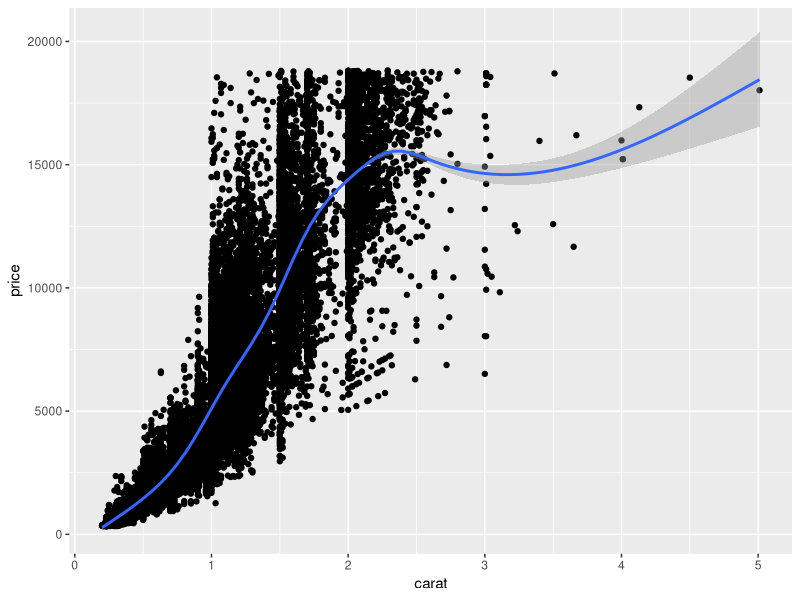
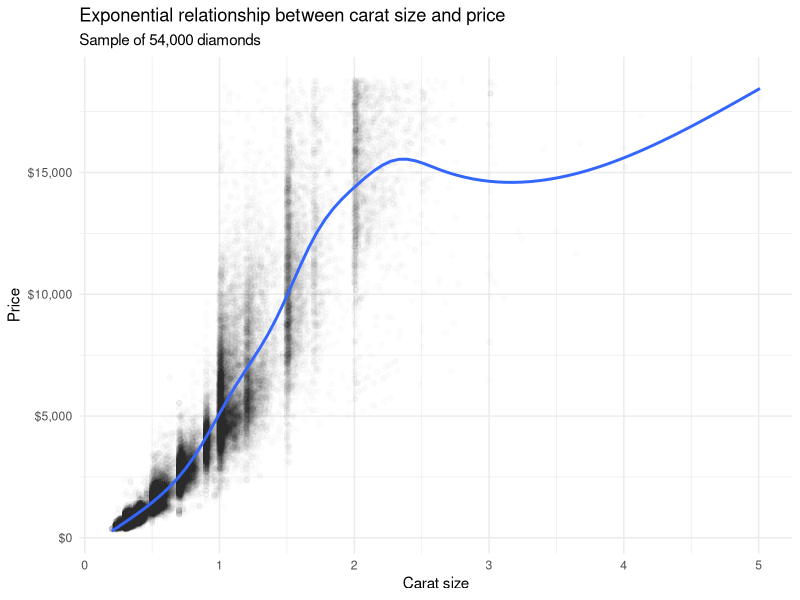
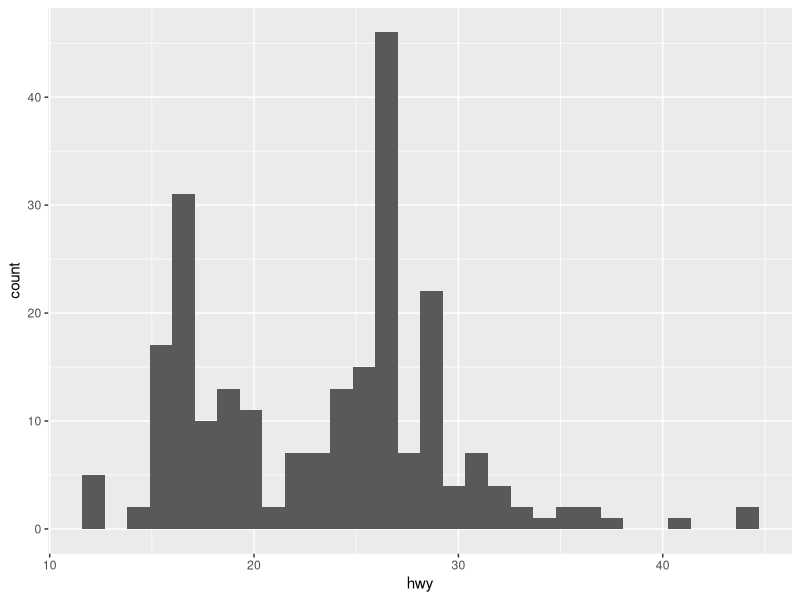
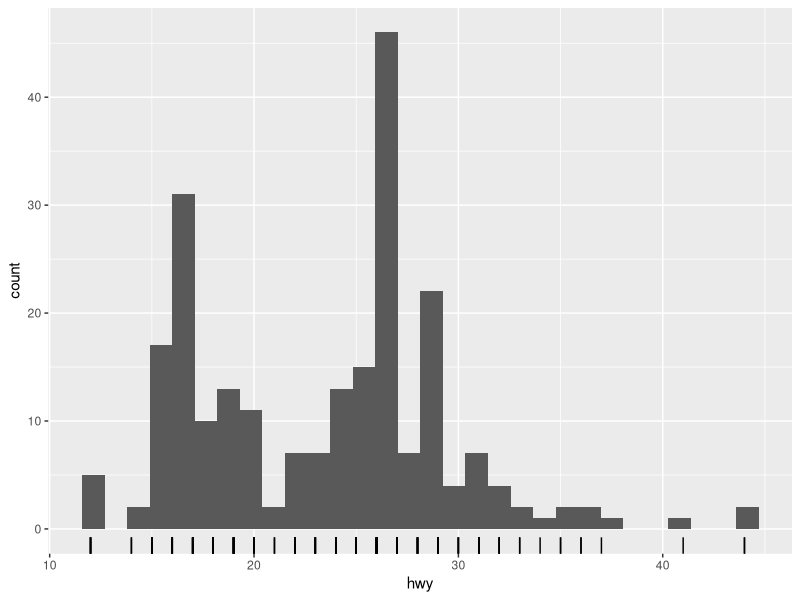
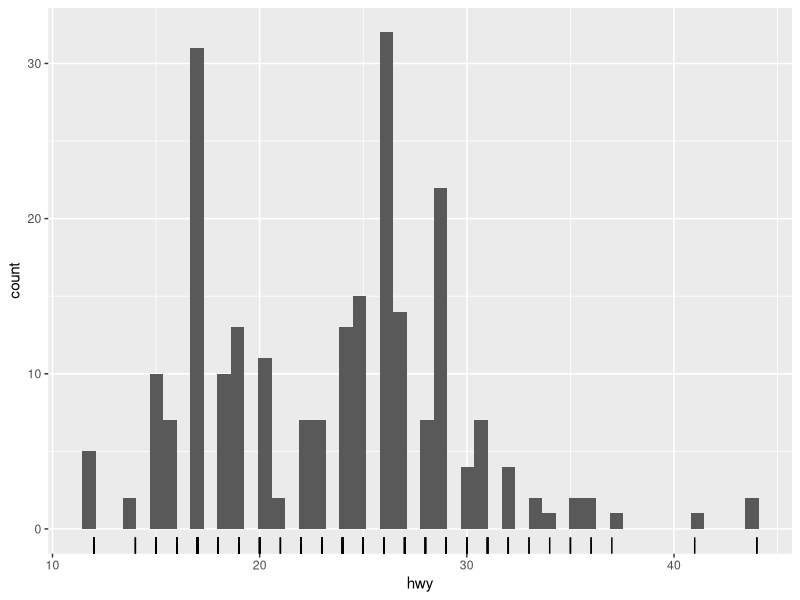
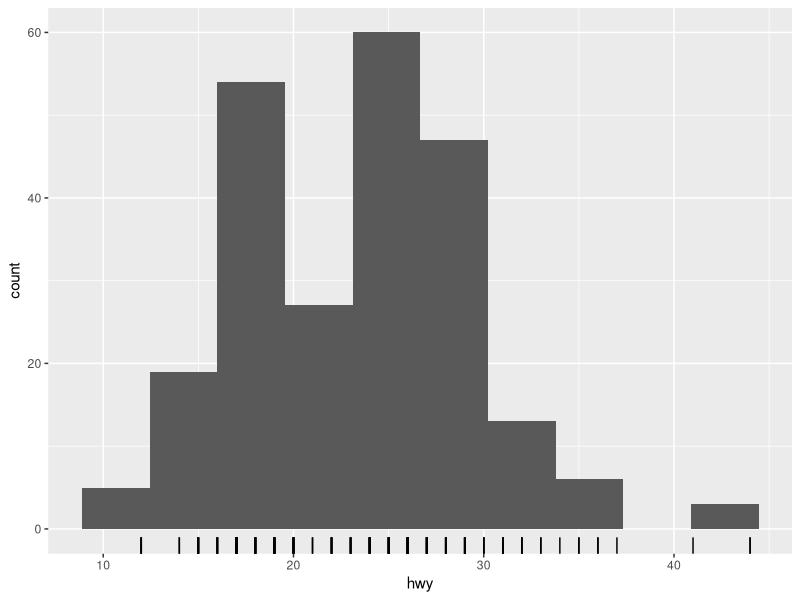
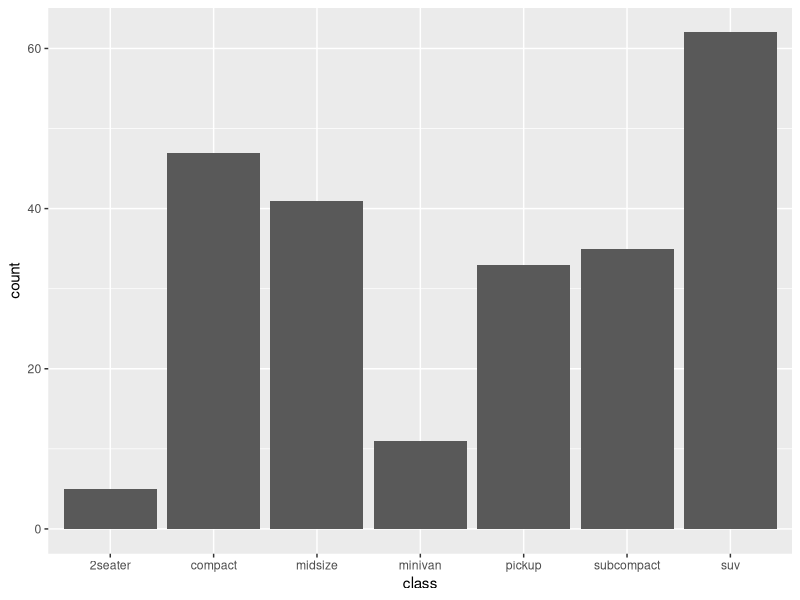
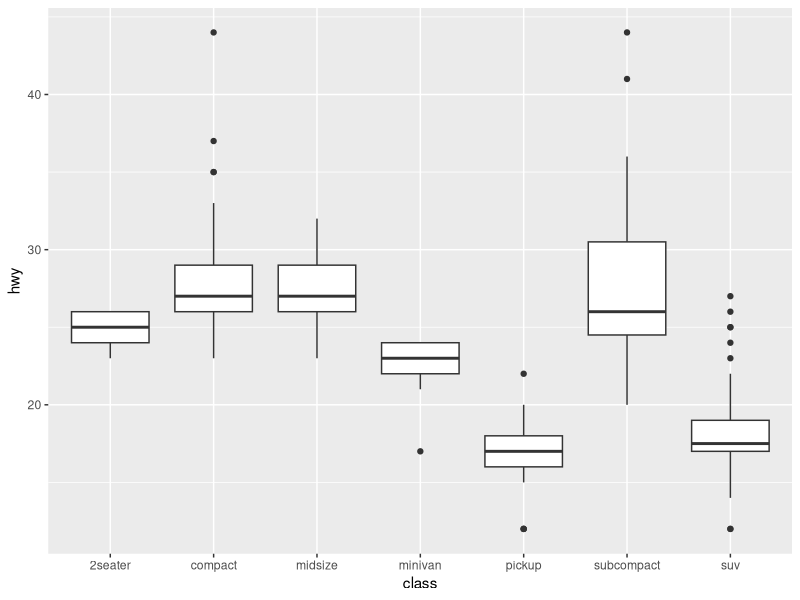

Generate these figures, in order, with R:
## ---- chunk 1
knitr::opts_chunk$set(cache = TRUE)
## ---- chunk 2
library(tidyverse)
## ---- chunk 3
ggplot(diamonds, aes(carat, price)) +
  geom_point() +
  geom_smooth()
## ---- chunk 4
ggplot(diamonds, aes(carat, price)) +
  geom_point(alpha = .01) +
  geom_smooth(se = FALSE) +
  scale_y_continuous(labels = scales::dollar) +
  labs(title = "Exponential relationship between carat size and price",
       subtitle = "Sample of 54,000 diamonds",
       x = "Carat size",
       y = "Price") +
  theme_minimal()
## ---- chunk 5
library(ggplot2)
data("mpg")

mpg
str(mpg)
## ---- chunk 6
ggplot(mpg, aes(hwy)) +
  geom_histogram()
## ---- chunk 7
ggplot(mpg, aes(hwy)) +
  geom_histogram() +
  geom_rug()
## ---- chunk 8
ggplot(mpg, aes(hwy)) +
  geom_histogram(bins = 50) +
  geom_rug()

ggplot(mpg, aes(hwy)) +
  geom_histogram(bins = 10) +
  geom_rug()
## ---- chunk 9
ggplot(mpg, aes(class)) +
  geom_bar()
## ---- chunk 10
ggplot(mpg, aes(class, hwy)) +
  geom_boxplot()
## ---- chunk 11
ggplot(mpg, aes(displ, hwy)) +
  geom_point()
## ---- chunk 12
ggplot(mpg, aes(hwy)) +
  geom_histogram() +
  facet_wrap(~ drv)
## ---- chunk 13
ggplot(mpg, aes(displ, hwy)) +
  geom_point() +
  facet_wrap(~ drv)
## ---- chunk 14
ggplot(mpg, aes(displ, hwy, color = class)) +
  geom_point()
## ---- chunk 15
ggplot(mpg, aes(displ, hwy, color = class, size = cyl)) +
  geom_point()
## ---- chunk 16
ggplot(mpg, aes(displ, hwy, shape = class)) +
  geom_point()
## ---- chunk 17

